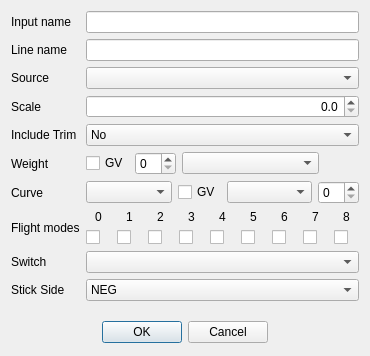
<?xml version="1.0" encoding="UTF-8"?>
<ui version="4.0">
 <class>ExpoDialog</class>
 <widget class="QDialog" name="ExpoDialog">
  <property name="geometry">
   <rect>
    <x>0</x>
    <y>0</y>
    <width>370</width>
    <height>356</height>
   </rect>
  </property>
  <property name="sizePolicy">
   <sizepolicy hsizetype="Preferred" vsizetype="MinimumExpanding">
    <horstretch>0</horstretch>
    <verstretch>0</verstretch>
   </sizepolicy>
  </property>
  <property name="minimumSize">
   <size>
    <width>0</width>
    <height>0</height>
   </size>
  </property>
  <property name="windowTitle">
   <string/>
  </property>
  <property name="windowIcon">
   <iconset resource="../companion.qrc">
    <normaloff>:/icon.png</normaloff>:/icon.png</iconset>
  </property>
  <layout class="QGridLayout" name="gridLayout">
   <item row="2" column="1">
    <widget class="QComboBox" name="sourceCB">
     <property name="whatsThis">
      <string>The source for the mixer</string>
     </property>
    </widget>
   </item>
   <item row="0" column="0">
    <widget class="QLabel" name="inputNameLabel">
     <property name="text">
      <string>Input name</string>
     </property>
    </widget>
   </item>
   <item row="0" column="1">
    <widget class="QLineEdit" name="inputName">
     <property name="maxLength">
      <number>6</number>
     </property>
    </widget>
   </item>
   <item row="6" column="0">
    <widget class="QLabel" name="label_3">
     <property name="text">
      <string>Weight</string>
     </property>
    </widget>
   </item>
   <item row="6" column="1">
    <layout class="QHBoxLayout" name="horizontalLayout_2" stretch="0,0,1,0">
     <item>
      <widget class="QCheckBox" name="weightGV">
       <property name="text">
        <string>GV</string>
       </property>
      </widget>
     </item>
     <item>
      <widget class="QSpinBox" name="weightSB"/>
     </item>
     <item>
      <widget class="QComboBox" name="weightCB">
       <property name="whatsThis">
        <string>Phase used by the expo.</string>
       </property>
      </widget>
     </item>
     <item>
      <spacer name="horizontalSpacer">
       <property name="orientation">
        <enum>Qt::Horizontal</enum>
       </property>
       <property name="sizeHint" stdset="0">
        <size>
         <width>40</width>
         <height>20</height>
        </size>
       </property>
      </spacer>
     </item>
    </layout>
   </item>
   <item row="8" column="0">
    <widget class="QLabel" name="label_phases">
     <property name="text">
      <string>Flight modes</string>
     </property>
    </widget>
   </item>
   <item row="8" column="1">
    <layout class="QGridLayout" name="gridLayout_4">
     <item row="0" column="0">
      <widget class="QLabel" name="lb_FP0">
       <property name="text">
        <string>0</string>
       </property>
       <property name="alignment">
        <set>Qt::AlignCenter</set>
       </property>
      </widget>
     </item>
     <item row="0" column="1">
      <widget class="QLabel" name="lb_FP1">
       <property name="text">
        <string>1</string>
       </property>
       <property name="alignment">
        <set>Qt::AlignCenter</set>
       </property>
      </widget>
     </item>
     <item row="0" column="2">
      <widget class="QLabel" name="lb_FP2">
       <property name="text">
        <string>2</string>
       </property>
       <property name="alignment">
        <set>Qt::AlignCenter</set>
       </property>
      </widget>
     </item>
     <item row="0" column="3">
      <widget class="QLabel" name="lb_FP3">
       <property name="text">
        <string>3</string>
       </property>
       <property name="alignment">
        <set>Qt::AlignCenter</set>
       </property>
      </widget>
     </item>
     <item row="0" column="4">
      <widget class="QLabel" name="lb_FP4">
       <property name="text">
        <string>4</string>
       </property>
       <property name="alignment">
        <set>Qt::AlignCenter</set>
       </property>
      </widget>
     </item>
     <item row="0" column="5">
      <widget class="QLabel" name="lb_FP5">
       <property name="text">
        <string>5</string>
       </property>
       <property name="alignment">
        <set>Qt::AlignCenter</set>
       </property>
      </widget>
     </item>
     <item row="0" column="6">
      <widget class="QLabel" name="lb_FP6">
       <property name="text">
        <string>6</string>
       </property>
       <property name="alignment">
        <set>Qt::AlignCenter</set>
       </property>
      </widget>
     </item>
     <item row="0" column="7">
      <widget class="QLabel" name="lb_FP7">
       <property name="text">
        <string>7</string>
       </property>
       <property name="alignment">
        <set>Qt::AlignCenter</set>
       </property>
      </widget>
     </item>
     <item row="0" column="8">
      <widget class="QLabel" name="lb_FP8">
       <property name="text">
        <string>8</string>
       </property>
       <property name="alignment">
        <set>Qt::AlignCenter</set>
       </property>
      </widget>
     </item>
     <item row="1" column="0">
      <widget class="QCheckBox" name="cb_FP0">
       <property name="text">
        <string/>
       </property>
      </widget>
     </item>
     <item row="1" column="1">
      <widget class="QCheckBox" name="cb_FP1">
       <property name="text">
        <string/>
       </property>
      </widget>
     </item>
     <item row="1" column="2">
      <widget class="QCheckBox" name="cb_FP2">
       <property name="text">
        <string/>
       </property>
      </widget>
     </item>
     <item row="1" column="3">
      <widget class="QCheckBox" name="cb_FP3">
       <property name="text">
        <string/>
       </property>
      </widget>
     </item>
     <item row="1" column="4">
      <widget class="QCheckBox" name="cb_FP4">
       <property name="text">
        <string/>
       </property>
      </widget>
     </item>
     <item row="1" column="5">
      <widget class="QCheckBox" name="cb_FP5">
       <property name="text">
        <string/>
       </property>
      </widget>
     </item>
     <item row="1" column="6">
      <widget class="QCheckBox" name="cb_FP6">
       <property name="text">
        <string/>
       </property>
      </widget>
     </item>
     <item row="1" column="7">
      <widget class="QCheckBox" name="cb_FP7">
       <property name="text">
        <string/>
       </property>
      </widget>
     </item>
     <item row="1" column="8">
      <widget class="QCheckBox" name="cb_FP8">
       <property name="text">
        <string/>
       </property>
      </widget>
     </item>
    </layout>
   </item>
   <item row="9" column="0">
    <widget class="QLabel" name="label_7">
     <property name="text">
      <string>Switch</string>
     </property>
    </widget>
   </item>
   <item row="9" column="1">
    <widget class="QComboBox" name="switchesCB">
     <property name="whatsThis">
      <string>Switch used by the expo.
If blank then the expo is considered to be &quot;ON&quot; all the time.</string>
     </property>
    </widget>
   </item>
   <item row="11" column="0">
    <widget class="QLabel" name="sideLabel">
     <property name="text">
      <string>Stick Side</string>
     </property>
    </widget>
   </item>
   <item row="11" column="1">
    <widget class="QComboBox" name="sideCB">
     <item>
      <property name="text">
       <string>NEG</string>
      </property>
     </item>
     <item>
      <property name="text">
       <string>POS</string>
      </property>
     </item>
     <item>
      <property name="text">
       <string>ALL</string>
      </property>
     </item>
    </widget>
   </item>
   <item row="13" column="0" colspan="2">
    <widget class="QDialogButtonBox" name="buttonBox">
     <property name="minimumSize">
      <size>
       <width>0</width>
       <height>25</height>
      </size>
     </property>
     <property name="orientation">
      <enum>Qt::Horizontal</enum>
     </property>
     <property name="standardButtons">
      <set>QDialogButtonBox::Cancel|QDialogButtonBox::Ok</set>
     </property>
     <property name="centerButtons">
      <bool>true</bool>
     </property>
    </widget>
   </item>
   <item row="12" column="0" colspan="2">
    <spacer name="verticalSpacer">
     <property name="orientation">
      <enum>Qt::Vertical</enum>
     </property>
     <property name="sizeHint" stdset="0">
      <size>
       <width>20</width>
       <height>30</height>
      </size>
     </property>
    </spacer>
   </item>
   <item row="3" column="1">
    <widget class="QDoubleSpinBox" name="scaleSB">
     <property name="whatsThis">
      <string>&lt;!DOCTYPE HTML PUBLIC &quot;-//W3C//DTD HTML 4.0//EN&quot; &quot;http://www.w3.org/TR/REC-html40/strict.dtd&quot;&gt;
&lt;html&gt;&lt;head&gt;&lt;meta name=&quot;qrichtext&quot; content=&quot;1&quot; /&gt;&lt;style type=&quot;text/css&quot;&gt;
p, li { white-space: pre-wrap; }
&lt;/style&gt;&lt;/head&gt;&lt;body style=&quot; font-family:'MS Shell Dlg 2'; font-size:8.25pt; font-weight:400; font-style:normal;&quot;&gt;
&lt;p style=&quot; margin-top:0px; margin-bottom:0px; margin-left:0px; margin-right:0px; -qt-block-indent:0; text-indent:0px;&quot;&gt;&lt;span style=&quot; font-weight:600; text-decoration: underline;&quot;&gt;Delay ans Slow&lt;/span&gt;&lt;/p&gt;
&lt;p style=&quot;-qt-paragraph-type:empty; margin-top:0px; margin-bottom:0px; margin-left:0px; margin-right:0px; -qt-block-indent:0; text-indent:0px; font-weight:600; text-decoration: underline;&quot;&gt;&lt;/p&gt;
&lt;p style=&quot; margin-top:0px; margin-bottom:0px; margin-left:0px; margin-right:0px; -qt-block-indent:0; text-indent:0px;&quot;&gt;These values control the speed and delay of the output of the mix.  &lt;/p&gt;
&lt;p style=&quot;-qt-paragraph-type:empty; margin-top:0px; margin-bottom:0px; margin-left:0px; margin-right:0px; -qt-block-indent:0; text-indent:0px;&quot;&gt;&lt;/p&gt;
&lt;p style=&quot; margin-top:0px; margin-bottom:0px; margin-left:0px; margin-right:0px; -qt-block-indent:0; text-indent:0px;&quot;&gt;If Delay is not zero the actuation of the mix will be delayed by the specified amount of seconds.&lt;/p&gt;
&lt;p style=&quot;-qt-paragraph-type:empty; margin-top:0px; margin-bottom:0px; margin-left:0px; margin-right:0px; -qt-block-indent:0; text-indent:0px;&quot;&gt;&lt;/p&gt;
&lt;p style=&quot; margin-top:0px; margin-bottom:0px; margin-left:0px; margin-right:0px; -qt-block-indent:0; text-indent:0px;&quot;&gt;If Slow is not zero then the speed of the mix will be set by the value specified -&amp;gt; the value states the number of seconds it takes to transit from -100 to 100.&lt;/p&gt;&lt;/body&gt;&lt;/html&gt;</string>
     </property>
     <property name="alignment">
      <set>Qt::AlignRight|Qt::AlignTrailing|Qt::AlignVCenter</set>
     </property>
     <property name="decimals">
      <number>1</number>
     </property>
    </widget>
   </item>
   <item row="3" column="0">
    <widget class="QLabel" name="scaleLabel">
     <property name="text">
      <string>Scale</string>
     </property>
    </widget>
   </item>
   <item row="5" column="0">
    <widget class="QLabel" name="trimLabel">
     <property name="text">
      <string>Include Trim</string>
     </property>
    </widget>
   </item>
   <item row="5" column="1">
    <widget class="QComboBox" name="trimCB">
     <item>
      <property name="text">
       <string>No</string>
      </property>
     </item>
     <item>
      <property name="text">
       <string>Yes</string>
      </property>
     </item>
    </widget>
   </item>
   <item row="7" column="0">
    <widget class="QLabel" name="label_curves">
     <property name="text">
      <string>Curve</string>
     </property>
    </widget>
   </item>
   <item row="7" column="1">
    <layout class="QHBoxLayout" name="horizontalLayout" stretch="1,0,1,0">
     <item>
      <widget class="QComboBox" name="curveTypeCB">
       <property name="toolTip">
        <string/>
       </property>
       <property name="whatsThis">
        <string>The curve used by the expo</string>
       </property>
      </widget>
     </item>
     <item>
      <widget class="QCheckBox" name="curveGVarCB">
       <property name="text">
        <string>GV</string>
       </property>
      </widget>
     </item>
     <item>
      <widget class="QComboBox" name="curveValueCB">
       <property name="whatsThis">
        <string/>
       </property>
      </widget>
     </item>
     <item>
      <widget class="QSpinBox" name="curveValueSB"/>
     </item>
    </layout>
   </item>
   <item row="2" column="0">
    <widget class="QLabel" name="sourceLabel">
     <property name="text">
      <string>Source</string>
     </property>
    </widget>
   </item>
   <item row="1" column="0">
    <widget class="QLabel" name="lineNameLabel">
     <property name="text">
      <string>Line name</string>
     </property>
    </widget>
   </item>
   <item row="1" column="1">
    <widget class="QLineEdit" name="lineName">
     <property name="maxLength">
      <number>6</number>
     </property>
    </widget>
   </item>
  </layout>
 </widget>
 <resources>
  <include location="../companion.qrc"/>
 </resources>
 <connections>
  <connection>
   <sender>buttonBox</sender>
   <signal>accepted()</signal>
   <receiver>ExpoDialog</receiver>
   <slot>accept()</slot>
   <hints>
    <hint type="sourcelabel">
     <x>199</x>
     <y>354</y>
    </hint>
    <hint type="destinationlabel">
     <x>157</x>
     <y>274</y>
    </hint>
   </hints>
  </connection>
  <connection>
   <sender>buttonBox</sender>
   <signal>rejected()</signal>
   <receiver>ExpoDialog</receiver>
   <slot>reject()</slot>
   <hints>
    <hint type="sourcelabel">
     <x>199</x>
     <y>360</y>
    </hint>
    <hint type="destinationlabel">
     <x>208</x>
     <y>274</y>
    </hint>
   </hints>
  </connection>
 </connections>
</ui>
